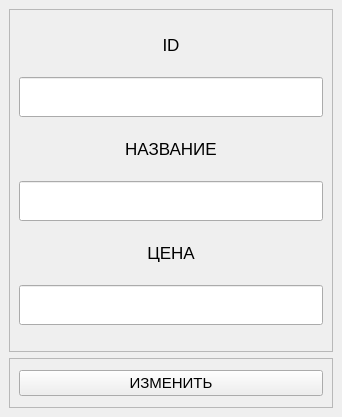
<?xml version="1.0" encoding="UTF-8"?>
<ui version="4.0">
 <class>MainWindow</class>
 <widget class="QMainWindow" name="MainWindow">
  <property name="geometry">
   <rect>
    <x>0</x>
    <y>0</y>
    <width>342</width>
    <height>417</height>
   </rect>
  </property>
  <property name="windowTitle">
   <string>MainWindow</string>
  </property>
  <widget class="QWidget" name="centralwidget">
   <layout class="QVBoxLayout" name="verticalLayout">
    <item>
     <widget class="QFrame" name="frame">
      <property name="font">
       <font>
        <pointsize>13</pointsize>
       </font>
      </property>
      <property name="frameShape">
       <enum>QFrame::StyledPanel</enum>
      </property>
      <property name="frameShadow">
       <enum>QFrame::Raised</enum>
      </property>
      <layout class="QGridLayout" name="gridLayout">
       <item row="2" column="0">
        <widget class="QLabel" name="label_2">
         <property name="maximumSize">
          <size>
           <width>16777215</width>
           <height>20</height>
          </size>
         </property>
         <property name="text">
          <string>НАЗВАНИЕ</string>
         </property>
         <property name="alignment">
          <set>Qt::AlignCenter</set>
         </property>
        </widget>
       </item>
       <item row="3" column="0">
        <widget class="QLineEdit" name="lineEdit_2">
         <property name="maximumSize">
          <size>
           <width>16777215</width>
           <height>40</height>
          </size>
         </property>
        </widget>
       </item>
       <item row="0" column="0">
        <widget class="QLabel" name="label">
         <property name="maximumSize">
          <size>
           <width>16777215</width>
           <height>20</height>
          </size>
         </property>
         <property name="text">
          <string>ID</string>
         </property>
         <property name="alignment">
          <set>Qt::AlignCenter</set>
         </property>
        </widget>
       </item>
       <item row="5" column="0">
        <widget class="QLineEdit" name="lineEdit_4">
         <property name="maximumSize">
          <size>
           <width>16777215</width>
           <height>40</height>
          </size>
         </property>
        </widget>
       </item>
       <item row="1" column="0">
        <widget class="QLineEdit" name="lineEdit">
         <property name="minimumSize">
          <size>
           <width>0</width>
           <height>10</height>
          </size>
         </property>
         <property name="maximumSize">
          <size>
           <width>16777215</width>
           <height>40</height>
          </size>
         </property>
        </widget>
       </item>
       <item row="4" column="0">
        <widget class="QLabel" name="label_4">
         <property name="maximumSize">
          <size>
           <width>16777215</width>
           <height>20</height>
          </size>
         </property>
         <property name="text">
          <string>ЦЕНА</string>
         </property>
         <property name="alignment">
          <set>Qt::AlignCenter</set>
         </property>
        </widget>
       </item>
      </layout>
     </widget>
    </item>
    <item>
     <widget class="QFrame" name="frame_2">
      <property name="maximumSize">
       <size>
        <width>16777215</width>
        <height>50</height>
       </size>
      </property>
      <property name="frameShape">
       <enum>QFrame::StyledPanel</enum>
      </property>
      <property name="frameShadow">
       <enum>QFrame::Raised</enum>
      </property>
      <layout class="QVBoxLayout" name="verticalLayout_2">
       <item>
        <widget class="QPushButton" name="pushButton">
         <property name="font">
          <font>
           <pointsize>11</pointsize>
          </font>
         </property>
         <property name="text">
          <string>ИЗМЕНИТЬ</string>
         </property>
        </widget>
       </item>
      </layout>
     </widget>
    </item>
   </layout>
  </widget>
 </widget>
 <resources/>
 <connections/>
</ui>
